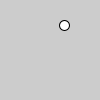
Frame 1 (no input)
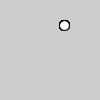
Frame 60 (the mouse pressed at the canvas centre just before this capture)
Frame 120 (the mouse held since frame 60 and released just before this capture): identical to frame 60, image omitted

The Processing sketch that drew these frames (run headless with seeded random() and noise(); from frame 60 on, the mouse is pressed at the canvas centre):

// Processing sketch: sketch_170627a
// ── sketch_170627a.pde
//buenas tardes
float x, y;//define posicion horizontal y vertical

void setup(){
  x = random(width);//valor entre 0 y el ancho
  y = random(height);//valor entre 0 y el alto
}
void draw(){
  ellipse(x,y,10,10);//dibujamos ellipse en pos x,y, de tamaño 10x10px
}
